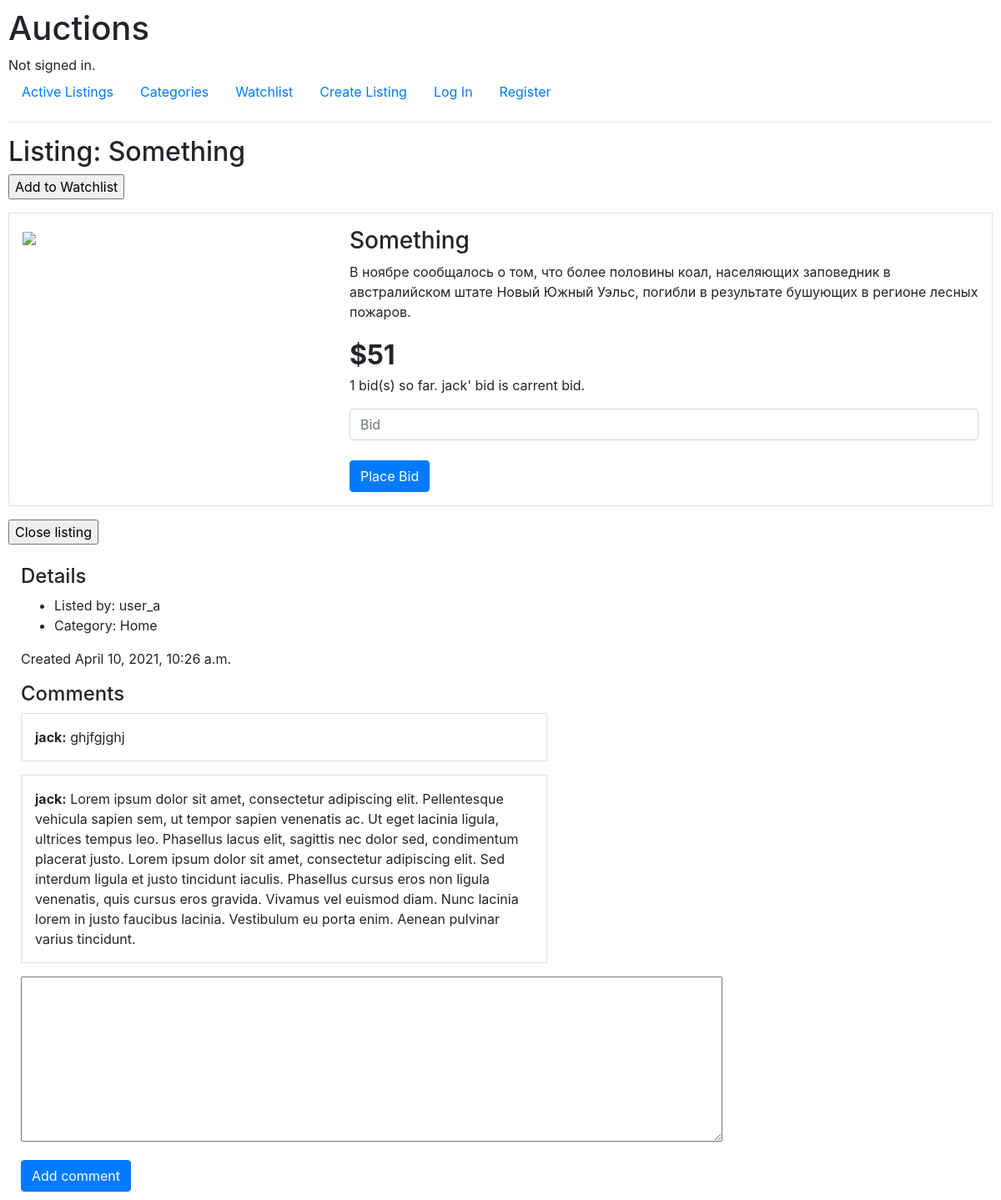
The page /listings/21 on the database its author committed.
### auctions/models.py (models this page shows, shortened)
class Listing(models.Model):
    user = models.ForeignKey(User, on_delete=models.CASCADE)
    title = models.CharField(max_length=64)
    description = models.CharField(max_length=64)
    price = models.IntegerField()
    image = models.ImageField()
    category = models.ForeignKey(Category, on_delete=models.CASCADE)
    created = models.DateTimeField(auto_now_add=True, blank=True)
    active = models.BooleanField()
    def __str__(self):
        return f"{self.title}"

class Bid(models.Model):
    user = models.ForeignKey(User, on_delete=models.CASCADE)
    listing = models.ForeignKey(Listing, on_delete=models.CASCADE)
    user_price = models.IntegerField()

class User(AbstractUser):
    def __str__(self):
        return f"{self.username}"

class Category(models.Model):
    name = models.CharField(max_length=64)
    def __str__(self):
        return f"{self.name}"

class Comment(models.Model):
    user = models.ForeignKey(User, on_delete=models.CASCADE)
    listing = models.ForeignKey(Listing, on_delete=models.CASCADE)
    text = models.CharField(max_length=128)

### auctions/views.py (the view)
# urls.py: path("listings/<int:id>", views.listings, name="listings"),
def listings(request, id):
    if request.method == "POST":
        new_bid = request.POST["bid"]
        listing = Listing.objects.get(id=id)
        if int(new_bid) < listing.price:
            return render(request, "auctions/error.html", {
                "new_bid": new_bid, "price": listing.price, "message": "Your bid is to small", "listing": listing
            })
        bid = Bid(user_id=request.user.id, user_price=new_bid, listing_id=listing.id)
        bid.save()
        listing.price = new_bid
        listing.save()
        return HttpResponseRedirect(reverse("listings", args=[id]))
    else:
        user_name_bid = Bid.objects.filter(listing_id=id)
        return render(request, "auctions/listings.html", {
            "listing": Listing.objects.get(id=id),
            "bids": Bid.objects.filter(listing_id=id, user_price__gte = Listing.objects.get(id=id).price),
            "comments":Comment.objects.filter(listing_id=id),
            "n":user_name_bid.count()
        })

### auctions/templates/auctions/listings.html (shortened to what this page needs)
{% extends "auctions/layout.html" %}
{% block body %}
    <h2>Listing: {{listing}}</h2>
    <div class="">
        <form class="" action="{% url 'add_to_watchlist' listing.id %}" method="post">
            <input type="submit" name="watchlist" value="Add to Watchlist">
        </form>
    </div>
    <div class="container-fluid p-3 my-3 border">
        <div class="row">
            <div class="col-sm-4">
                <img src={{listing.image}} alt="" width="100%">
            </div>
            <div class="col-sm-8 info">
                <h3>{{listing.title}}</h3>
                <p>{{listing.description}}</p>
                <strong style="font-size: xx-large;">${{listing.price}}</strong><br>
                <p>{{n}} bid(s) so far.
                    {% for bid in bids %}
                        {{bid.user.username}}'
                    {%endfor%}
                    bid is carrent bid.</p>
                <form class="" action="{% url 'listings' listing.id %}" method="post">
                    <div class="form-grope">
                        <input type="number" class="form-control" name="bid" value="" placeholder="Bid">
                    </div><br>
                        <button type="submit" class="btn btn-primary">Place Bid</button>
                </form>
            </div>
        </div>
    </div>
    <div class="">
        <input type="submit" name="" value="Close listing">
    </div><br>
    <div class="col-sm-8">
        <h4>Details</h4>
        <ul>
            <li>Listed by: {{listing.user.username}}</li>
            <li>Category: {{listing.category}}</li>
        </ul>
        <p class="info">Created {{listing.created}}</p>
    </div>
    <div class="col-sm-8">
        <h4>Comments</h4>
        {% for comment in comments %}
            <div class="col-sm-10 border p-3 mb-3">
                <strong>{{comment.user.username}}:</strong> {{comment.text}}
            </div>
        {%endfor%}
        <form class="" action="{% url 'comments' listing.id %}" method="post">
        <div class="form-group">
            <textarea name="comment" rows="8" cols="80"></textarea>
        </div>
        <button type="submit" class="btn btn-primary">Add comment</button>
        </form>
    </div>
{% endblock %}

### auctions/static/auctions/styles.css (style rules this page uses)
body { padding: 10px; }
p.info { margin-top: 15px; }

### rows shown on the page
Listing: title "Something", description "В ноябре сообщалось о том, что более половины коал, населяющих заповедник в австралийском штате Новый Южный Уэльс, погибли в результате бушующих в регионе лесных пожаров.", price "51", user.username "user_a", category "Home", created "April 10, 2021, 10:26 a.m."
Bid: user.username "jack"
Comment: user.username "jack", text "ghjfgjghj"
Comment: user.username "jack", text "Lorem ipsum dolor sit amet, consectetur adipiscing elit. Pellentesque vehicula sapien sem, ut tempor sapien venenatis ac. Ut eget lacinia ligula, ultrices tempus leo. Phasellus lacus elit, sagittis nec dolor sed, condimentum placerat justo. Lorem ipsum dolor sit amet, consectetur adipiscing elit. Sed interdum ligula et justo tincidunt iaculis. Phasellus cursus eros non ligula venenatis, quis cursus eros gravida. Vivamus vel euismod diam. Nunc lacinia lorem in justo faucibus lacinia. Vestibulum eu porta enim. Aenean pulvinar varius tincidunt."

### other values the page prints
{{ n }} "1"
